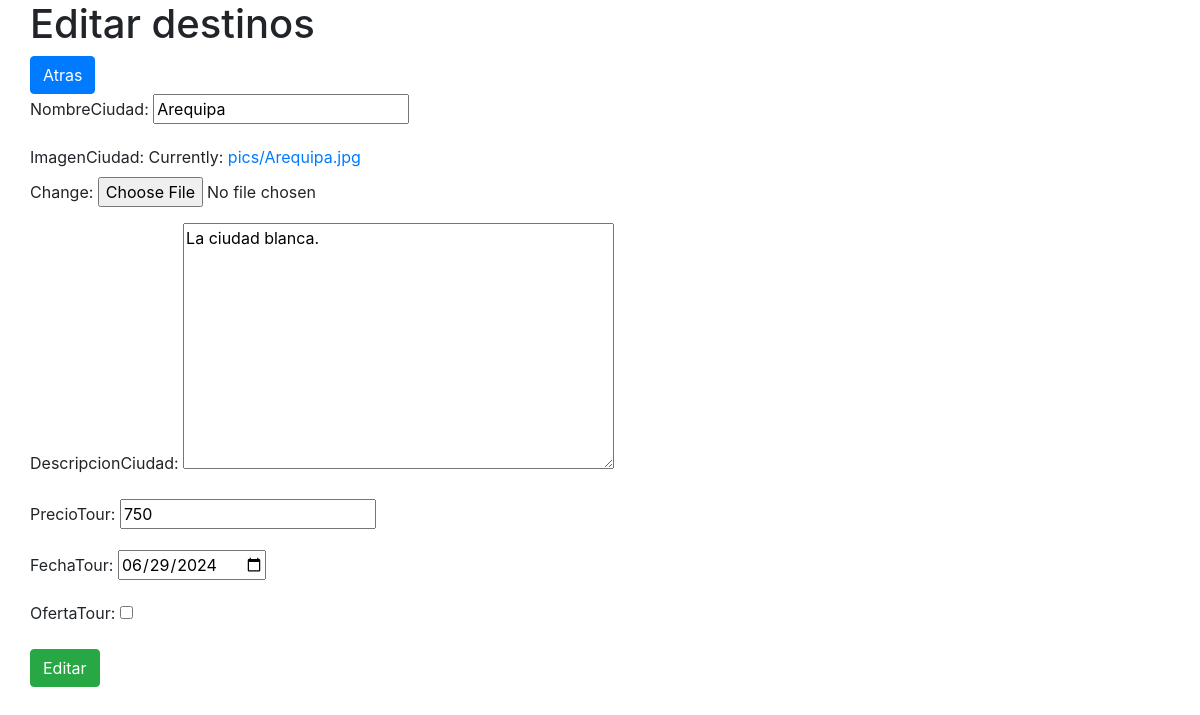
/travello/editar_destinos/10 (signed in), run on an earlier commit of the app's database.
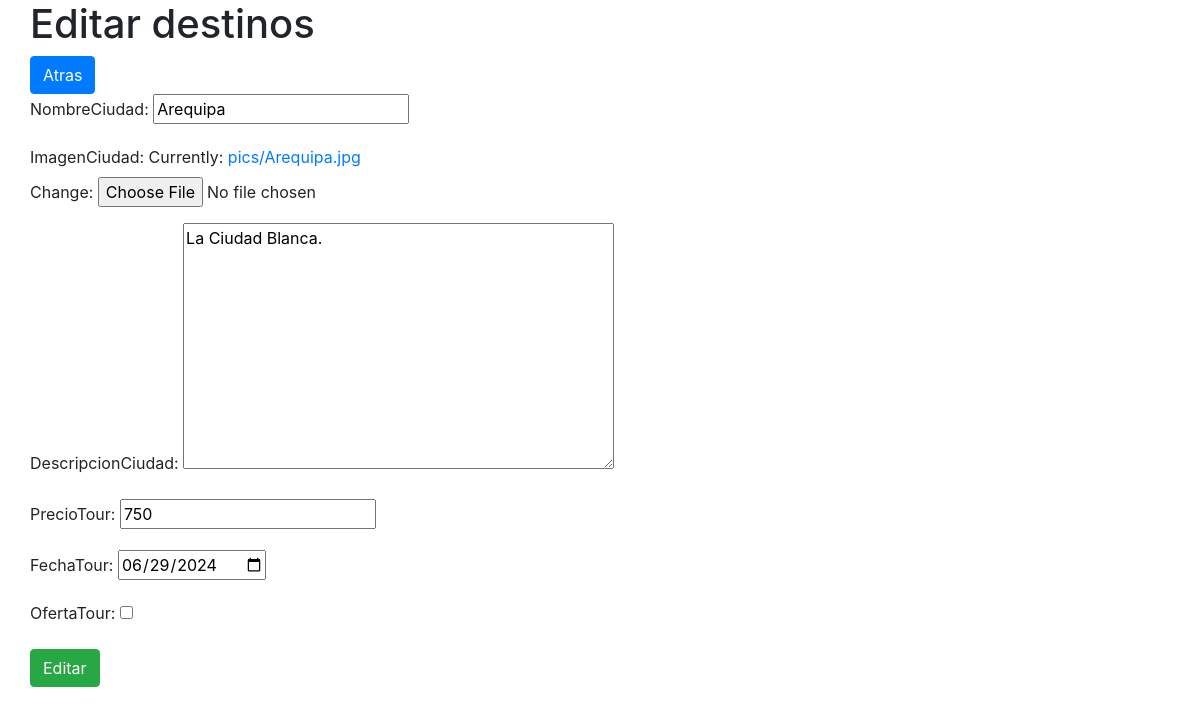
And on a later commit of the database.
### travello/models.py (models this page shows, shortened)
class DestinosTuristicos(models.Model):
    nombreCiudad = models.CharField(max_length=100)
    imagenCiudad = models.ImageField(upload_to='pics')
    descripcionCiudad = models.TextField()
    precioTour = models.IntegerField()
    ofertaTour = models.BooleanField(default=False)
    fechaTour = models.DateField(null=True, blank=True)

### travello/views.py (the view)
# urls.py: path('editar_destinos/<int:id_destino>', views.editar_destinos, name='editar_destinos'),
def editar_destinos(request, id_destino):
    if not request.user.is_authenticated or not request.user.is_superuser:
        return redirect('index')
    destino = DestinosTuristicos.objects.get(id=id_destino)
    if request.method == 'POST':
        form = DestinosTuristicosForm(request.POST, request.FILES, instance=destino)
        if form.is_valid():
            form.save()
            return redirect('lista_destinos')
    form = DestinosTuristicosForm(instance=destino)
    return render(request, 'editar_destinos.html', {'form':form})

### travello/forms.py
class DestinosTuristicosForm(forms.ModelForm):
    class Meta:
        model = DestinosTuristicos
        fields = ['nombreCiudad', 'imagenCiudad', 'descripcionCiudad', 'precioTour', 'fechaTour', 'ofertaTour']
        widgets = {
            'fechaTour': forms.DateInput(attrs={'type': 'date'}),
        }

### templates/editar_destinos.html (shortened to what this page needs)
{% extends 'base.html' %}
{% block content %}
    <h1>Editar destinos</h1>
    <a href="/travello/lista_destinos" class="btn btn-primary">Atras</a>
    <form action="" method="post" enctype="multipart/form-data">
        {{ form.as_p }}
        <input type="submit" value="Editar" class="btn btn-success">
    </form>
{% endblock %}

What changed in the data, as far as the page shows it:
changed DestinosTuristicos "Arequipa": descripcionCiudad "La ciudad blanca." → "La Ciudad Blanca."
